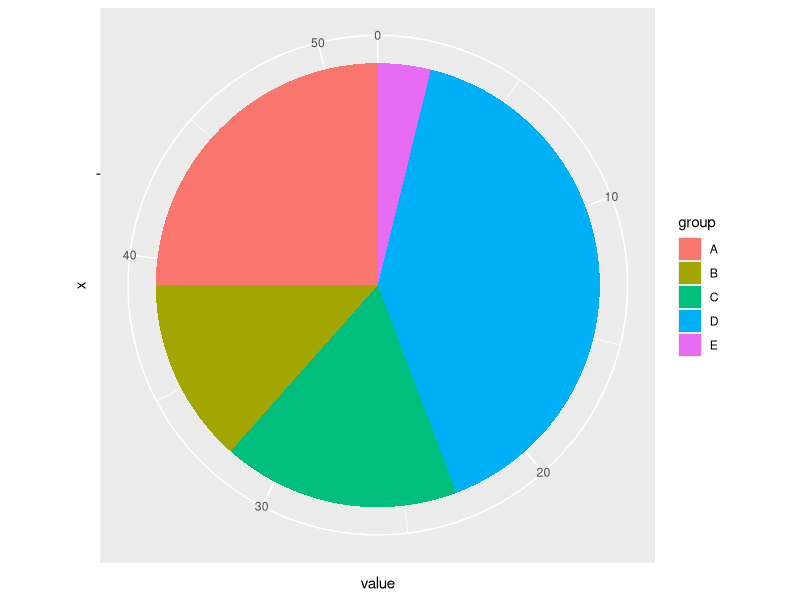
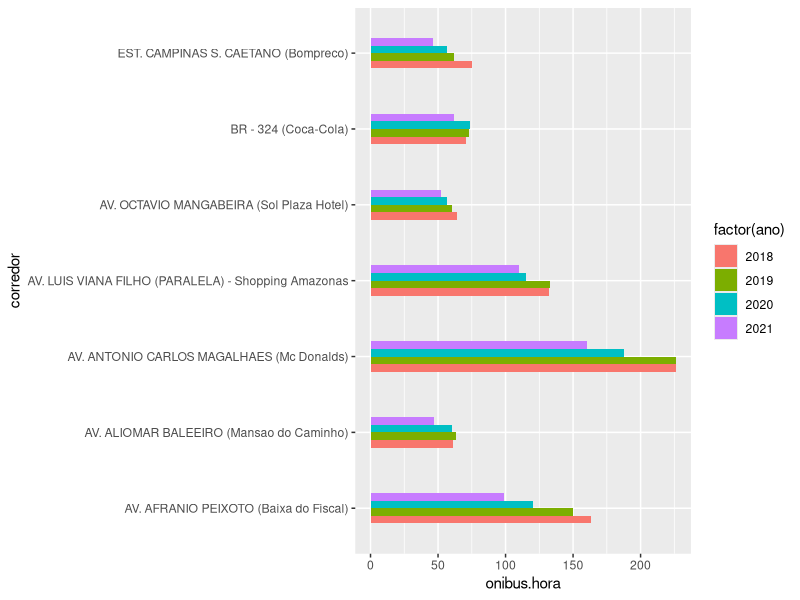

Reproduce these figures in R, in order. (Note: this script raises an error after producing the figures.)
#testes
#
# Load ggplot2
library(ggplot2)
library(dplyr)
library(reshape)

# Create Data
data <- data.frame(
  group=LETTERS[1:5],
  value=c(13,7,9,21,2)
)
# Basic piechart
ggplot(data, aes(x="", y=value, fill=group)) +
  geom_bar(stat="identity", width=1) +
  coord_polar("y", start=0)

cor <- read.csv("./dados/CSVs/corredores/corredores_final.csv", sep = ",")
#Seleciona os anos de 2018 e 2019 OK!
cor_sel <- filter(cor, ano %in% c(2018,2019,2020,2021))
cor_sel

#Seleciona os id's de 1 a 3 - OK!
cor_sel2 <- filter(cor, id %in% c(1,2,3,4,5,6,7))
cor_sel2
cor_sel3 <- select(cor_sel2, ano, corredor, onibus.hora)
cor_sel3
ggplot(cor_sel3, aes(fill=factor(ano), y=onibus.hora, x=corredor)) + 
  geom_bar(width = 0.4,position="dodge", stat="identity") +
  coord_flip()

######
df_idb <- read.csv("./dados/CSVs/gerais/idade_onibus.csv", sep = ",")
ano_atual <-2022
ateh_tres_anos <- filter(df_idb, df_idb$ano >= (ano_atual-3))
total_ateh_tres_anos <- sum(ateh_tres_anos$qtde)
total_ateh_tres_anos
ateh_cinco_anos <- filter(df_idb, df_idb$ano >= (ano_atual-5))
ateh_cinco_anos <- sum(ateh_cinco_anos$qtde)
ateh_cinco_anos


cor_sel <- select(cor, ano, corredor, onibus.hora)

melt_data <- melt(cor_sel2, cod = c("ano","corredor"))
ggplot(melt_data,aes(x=cod, y='onibus.hora',fill=corredor, label="ano"))+
  geom_col(position=position_dodge()) +
  coord_flip()

#  geom_text(size = 4, position =position_dodge(1),vjust=-.5)

cor_sel <- filter(cor, ano == 2018, corredor == 'onibus.hora')

melt(id.vars="ano",variable.name="corredor")


df$cd<-as.factor(as.character(df$cd))
ggplot(df,aes(x=Month,y=value,fill=cd,label=value))+geom_col(position=position_dodge())+
  geom_text(size = 4, position =position_dodge(1),vjust=-.5)
